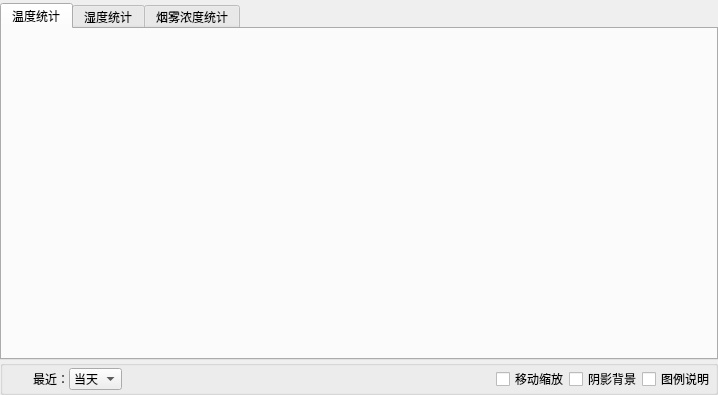
<?xml version="1.0" encoding="UTF-8"?>
<ui version="4.0">
 <class>StatisticWidget</class>
 <widget class="QWidget" name="StatisticWidget">
  <property name="geometry">
   <rect>
    <x>0</x>
    <y>0</y>
    <width>718</width>
    <height>395</height>
   </rect>
  </property>
  <property name="windowTitle">
   <string>Form</string>
  </property>
  <layout class="QVBoxLayout" name="verticalLayout_2">
   <property name="spacing">
    <number>0</number>
   </property>
   <property name="leftMargin">
    <number>0</number>
   </property>
   <property name="topMargin">
    <number>3</number>
   </property>
   <property name="rightMargin">
    <number>0</number>
   </property>
   <property name="bottomMargin">
    <number>0</number>
   </property>
   <item>
    <layout class="QVBoxLayout" name="verticalLayout">
     <item>
      <widget class="QTabWidget" name="tabWidget">
       <property name="currentIndex">
        <number>0</number>
       </property>
       <widget class="QWidget" name="tab">
        <attribute name="title">
         <string>温度统计</string>
        </attribute>
        <layout class="QVBoxLayout" name="verticalLayout_3">
         <item>
          <widget class="QCustomPlot" name="plot_tempture" native="true"/>
         </item>
        </layout>
       </widget>
       <widget class="QWidget" name="tab_2">
        <attribute name="title">
         <string>湿度统计</string>
        </attribute>
        <layout class="QVBoxLayout" name="verticalLayout_4">
         <item>
          <widget class="QCustomPlot" name="plot_humidity" native="true"/>
         </item>
        </layout>
       </widget>
       <widget class="QWidget" name="tab_3">
        <attribute name="title">
         <string>烟雾浓度统计</string>
        </attribute>
        <layout class="QVBoxLayout" name="verticalLayout_5">
         <item>
          <widget class="QCustomPlot" name="plot_smoke" native="true"/>
         </item>
        </layout>
       </widget>
      </widget>
     </item>
     <item>
      <widget class="QGroupBox" name="gbox">
       <property name="sizePolicy">
        <sizepolicy hsizetype="Preferred" vsizetype="Maximum">
         <horstretch>0</horstretch>
         <verstretch>0</verstretch>
        </sizepolicy>
       </property>
       <property name="minimumSize">
        <size>
         <width>0</width>
         <height>35</height>
        </size>
       </property>
       <property name="title">
        <string/>
       </property>
       <layout class="QHBoxLayout" name="horizontalLayout">
        <property name="spacing">
         <number>0</number>
        </property>
        <property name="margin">
         <number>0</number>
        </property>
        <item>
         <spacer name="horizontalSpacer_5">
          <property name="orientation">
           <enum>Qt::Horizontal</enum>
          </property>
          <property name="sizeType">
           <enum>QSizePolicy::Maximum</enum>
          </property>
          <property name="sizeHint" stdset="0">
           <size>
            <width>30</width>
            <height>20</height>
           </size>
          </property>
         </spacer>
        </item>
        <item>
         <widget class="QLabel" name="label">
          <property name="text">
           <string>最近：</string>
          </property>
         </widget>
        </item>
        <item>
         <widget class="QComboBox" name="comboBox_view_data">
          <item>
           <property name="text">
            <string>当天</string>
           </property>
          </item>
          <item>
           <property name="text">
            <string>一周</string>
           </property>
          </item>
         </widget>
        </item>
        <item>
         <spacer name="horizontalSpacer">
          <property name="orientation">
           <enum>Qt::Horizontal</enum>
          </property>
          <property name="sizeHint" stdset="0">
           <size>
            <width>20</width>
            <height>20</height>
           </size>
          </property>
         </spacer>
        </item>
        <item>
         <widget class="QCheckBox" name="ckMove">
          <property name="focusPolicy">
           <enum>Qt::NoFocus</enum>
          </property>
          <property name="text">
           <string>移动缩放</string>
          </property>
         </widget>
        </item>
        <item>
         <widget class="QCheckBox" name="ckBackground">
          <property name="focusPolicy">
           <enum>Qt::NoFocus</enum>
          </property>
          <property name="text">
           <string>阴影背景</string>
          </property>
          <property name="checked">
           <bool>false</bool>
          </property>
         </widget>
        </item>
        <item>
         <widget class="QCheckBox" name="ckText">
          <property name="focusPolicy">
           <enum>Qt::NoFocus</enum>
          </property>
          <property name="text">
           <string>图例说明</string>
          </property>
          <property name="checked">
           <bool>false</bool>
          </property>
         </widget>
        </item>
       </layout>
      </widget>
     </item>
    </layout>
   </item>
  </layout>
 </widget>
 <customwidgets>
  <customwidget>
   <class>QCustomPlot</class>
   <extends>QWidget</extends>
   <header location="global">qcustomplot.h</header>
   <container>1</container>
  </customwidget>
 </customwidgets>
 <resources/>
 <connections/>
</ui>
